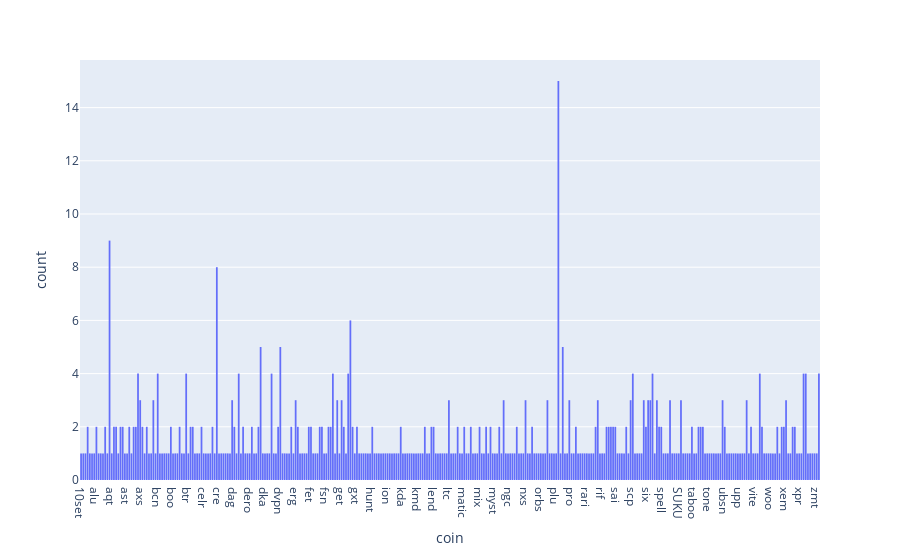

Write notebook code for a chart like this one.
### Code cell
import plotly.express as px
fig = px.histogram(df_data_pump_30, x="coin")
fig.show()

### Figure 1 — Plotly figure (JSON) as saved in the notebook; plotly's stock layout.template omitted (floating-point values rounded to 4 significant figures; data arrays with more than 128 entries replaced by an {"elided": "..."} marker saying what was removed)
{"data": [{"alignmentgroup": "True", "bingroup": "x", "hovertemplate": "coin=%{x}<br>count=%{y}<extra></extra>", "legendgroup": "", "marker": {"color": "#636efa"}, "name": "", "offsetgroup": "", "orientation": "v", "showlegend": false, "type": "histogram", "x": {"elided": "538 str values"}, "xaxis": "x", "yaxis": "y"}], "layout": {"barmode": "relative", "legend": {"tracegroupgap": 0}, "margin": {"t": 60}, "xaxis": {"anchor": "y", "domain": [0, 1], "title": {"text": "coin"}}, "yaxis": {"anchor": "x", "domain": [0, 1], "title": {"text": "count"}}}}
